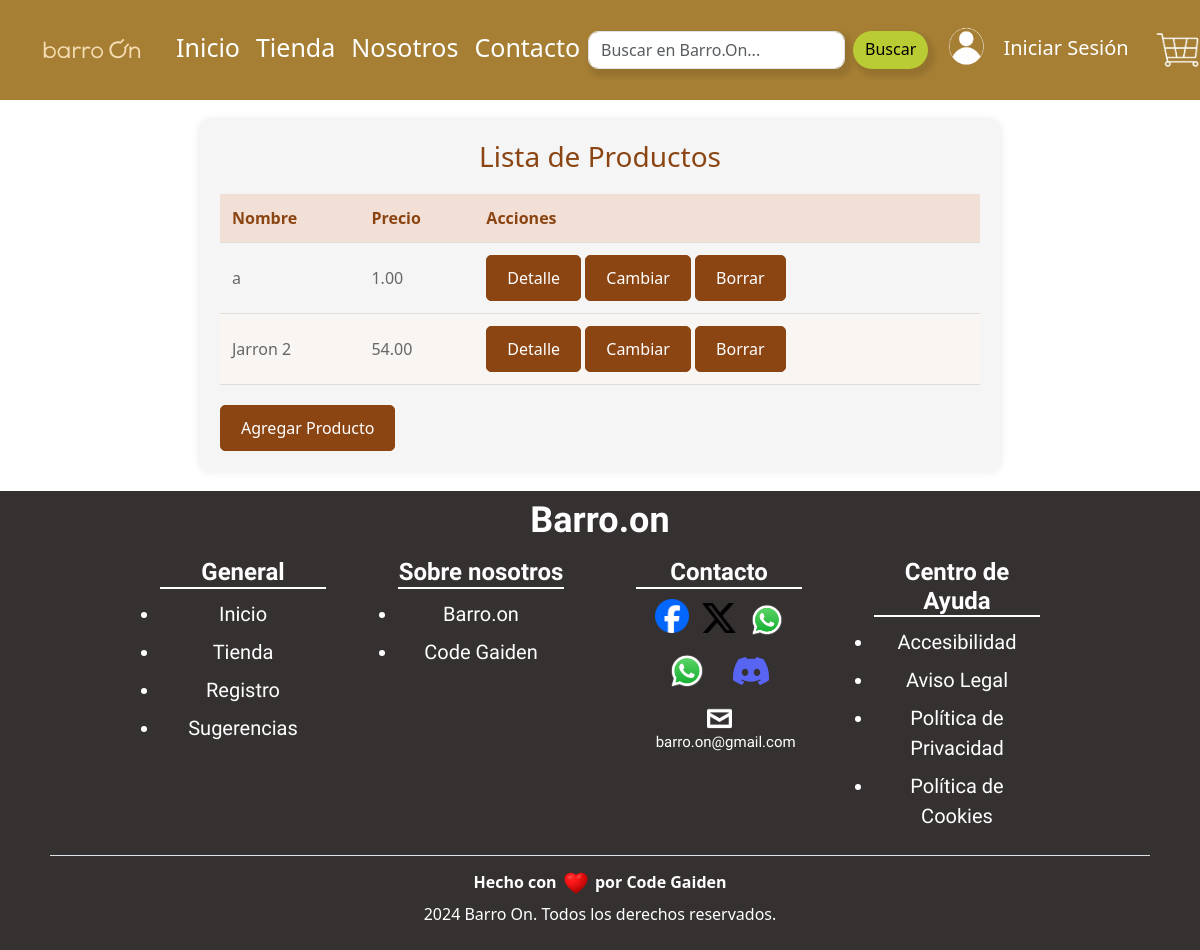
The app's page /productos/, older data.
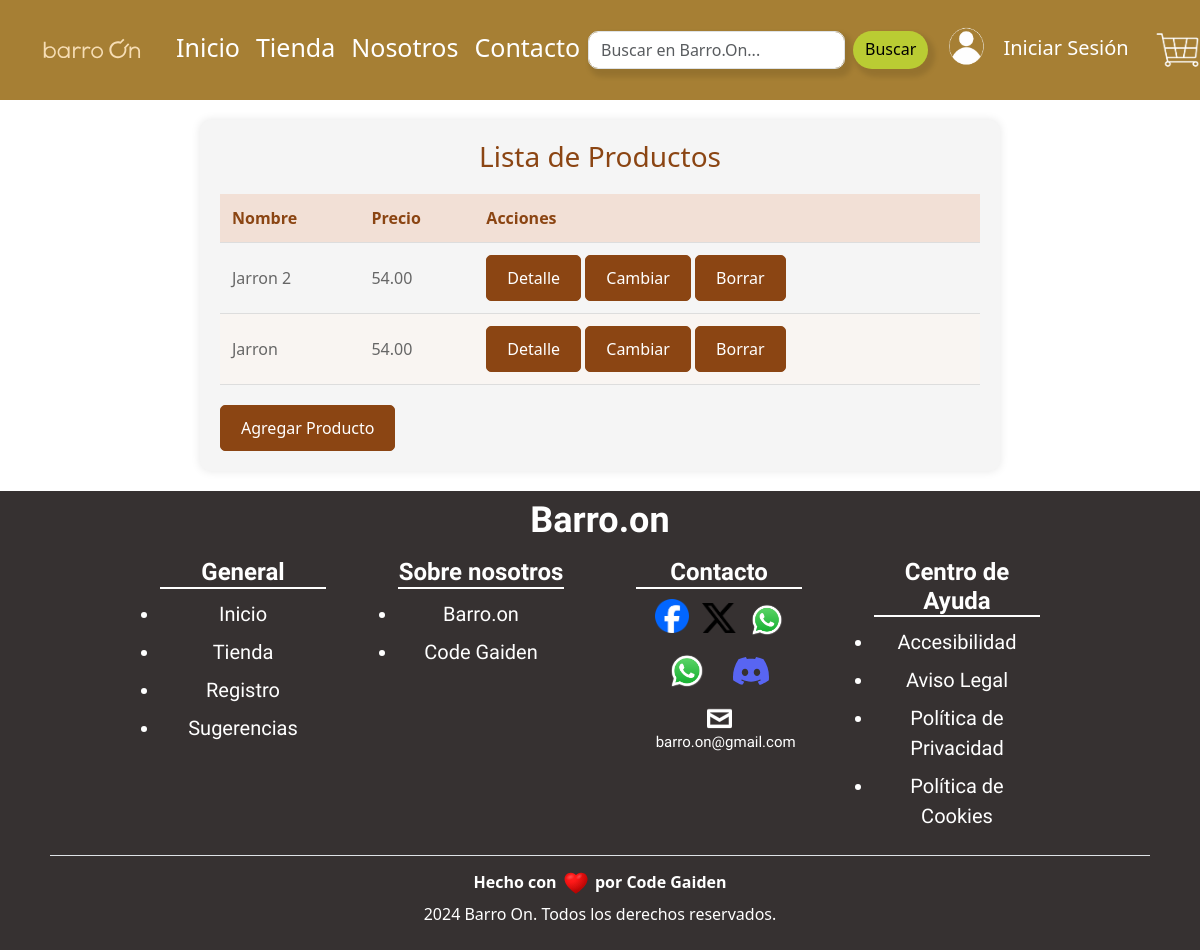
The same page, newer data.
### productos/models.py (models this page shows, shortened)
class Producto(models.Model):
    nombre = models.CharField(max_length=30)
    descripcion = models.TextField()
    precio = models.DecimalField(max_digits=10, decimal_places=2)
    cantidad = models.IntegerField()
    descuento = models.IntegerField(null=True)
    id_categoria = models.ForeignKey(Categoria, on_delete=models.CASCADE)

### productos/views.py (the view)
# urls.py: path('', views.ProductoListView.as_view(), name='productocategoria_list'),
class ProductoListView(ListView):
    model = Producto
    template_name = 'productos/productocategoria_list.html'

### productos/templates/productos/productocategoria_list.html (shortened to what this page needs)
{% extends "core/base.html" %}
{% load static %}
{% block styles %}
    <link rel="stylesheet" type="text/css" href="{% static 'styles/list.css' %}">
{% endblock %}
{% block content %}
<div class="product-container">
    <h1 class="product-title">Lista de Productos</h1>
    <table class="product-table table-striped">
        <thead>
            <tr>
                <th>Nombre</th>
                <th>Precio</th>
                <th>Acciones</th>
            </tr>
        </thead>
        <tbody>
            {% for producto in object_list %}
            <tr>
                <td>{{ producto.nombre }}</td>
                <td>{{ producto.precio }}</td>
                <td>
                    <a href="{% url 'productos:productocategoria_detail' producto.pk %}" class="product-btn">Detalle</a>
                    <a href="{% url 'productos:productocategoria_update' producto.pk %}" class="product-btn">Cambiar</a>
                    <a href="{% url 'productos:productocategoria_delete' producto.pk %}" class="product-btn">Borrar</a>
                </td>
            </tr>
            {% endfor %}
        </tbody>
    </table>
    <a href="{% url 'productos:productocategoria_create' %}" class="product-btn btn-primary">Agregar Producto</a>
</div>
{% endblock %}

### core/templates/core/base.html (shortened to what this page needs)
{% load static %}
<!DOCTYPE html>
<html lang="es">
<head>
	<link href="https://cdn.jsdelivr.net/npm/bootstrap@5.3.3/dist/css/bootstrap.min.css" rel="stylesheet"
>
	{% block styles %}{% endblock %}
	<link rel="stylesheet" type="text/css" href="{% static 'styles/fonts.css' %}">
	<link rel="stylesheet" type="text/css" href="{% static 'styles/Navbar_Footer.css' %}">
</head>
<body>
	<header>
		{% include 'core/components/navbar.html' %}
	</header>
	<main>
		{% block content %}{% endblock %}
	</main>
	<footer>
		{% include 'core/components/footer.html' %}
	</footer>
</body>
</html>

### core/templates/core/components/navbar.html (shortened to what this page needs)
{% load static %}
<nav class="navbar navbar-expand-lg navbarbg">
    <div class="container-fluid">
        <a class="navbar-brand" href={% url 'core:index' %}>
            <img src="{% static 'assets/Barron On.svg' %}" alt="Logo" width="120" height="60">
        <div class="collapse navbar-collapse" id="navbarTogglerDemo03">
            <ul class="navbar-nav me-auto mb-lg-0">
                <li class="nav-item">
                    <a href="{% url 'core:index' %}" class="nav-link active" id='navbrcolorletras'
                        aria-current="page">Inicio </a>
                </li>
                <li class="nav-item">
                    <a class="nav-link active" id='navbrcolorletras' aria-current="page"
                        href="./src/pages/tienda.html">Tienda</a>
                </li>
                <li class="nav-item">
                    <a href="{% url 'core:nosotros' %}" class="nav-link active" id='navbrcolorletras' aria-current="page"
                    >Nosotros</a>
                </li>
                <li class="nav-item">
                    <a class="nav-link active" id='navbrcolorletras' aria-current="page"
                        href="./src/pages/contacto.html">Contacto</a>
                </li>
            </ul>
            <form class="d-flex" role="buscar">
                <input class="form-control me-2" type="buscar" id="inputbusquedablanco"
                    placeholder="Buscar en Barro.On..." aria-label="Buscar">
                <button class="btn btn-outline-success" id="botonbuscarcolor" type="submit">Buscar</button>
            </form>
            {% if user.is_authenticated %}
            <form class="navbar-brand" action="{% url 'core:logout' %}" method="post" style="color: white;">
                <img src="{% static 'assets/iconoperfilnavbar.webp' %}" alt="Cerrar sesión" width="70" height="70">
                {% csrf_token %}
                <button type="submit"> Cerrar Sesión </button>
            </form>
            {% else %}
            <a class="navbar-brand" href="{% url 'core:login' %}" style="color: white;">
                <img src="{% static 'assets/iconoperfilnavbar.webp' %}" alt="Iniciar sesión / Registro" width="70"
                    height="70">
                Iniciar Sesión
            </a>
            {% endif %}
            <a class="navbar-brand" id="carritoicon" href="{% static 'src/pages/carrito.html' %}">
                <img src="{% static 'assets/iconocarritonavbar.webp' %}" alt="Carrito" width="65" height="60">
            </a>
        </div>
</nav>

### core/templates/core/components/footer.html
{% load static %}
<div class="footer-style">
    <footer class="pt-2 text-center">
        <div class="container">
            <h2 class="footer-title">Barro.on</h2>
            <div class="row justify-content-center ">
                <div class="col-6 col-md-2 my-2 text-left mx-4">
                    <h5 class="section-title">General</h5>
                    <ul class="nav flex-column list-style">
                        <li class="nav-item mb-2">
                            <a href="./index.html" class="nav-link p-0 white-link">Inicio</a>
                        </li>
                        <li class="nav-item mb-2">
                            <a href="./src/pages/tienda.html" class="nav-link p-0 white-link">Tienda</a>
                        </li>
                        <li class="nav-item mb-2">
                            <a href="#" class="nav-link p-0 white-link">Registro</a>
                        </li>
                        <li class="nav-item mb-2">
                            <a href="#" class="nav-link p-0 white-link">Sugerencias</a>
                        </li>
                    </ul>
                </div>
                <div class="col-6 col-md-2 my-2 mx-4">
                    <h5 class="section-title">Sobre nosotros</h5>
                    <ul class="nav flex-column list-style">
                        <li class="nav-item mb-2">
                            <a href="./src/pages/nosotros.html" class="nav-link p-0 white-link">Barro.on</a>
                        </li>
                        <li class="nav-item mb-2">
                            <a href="./src/pages/nosotros.html" class="nav-link p-0 white-link">Code
                            Gaiden</a>
                        </li>
                    </ul>
                </div>
                <div class="col-6 col-md-2 my-2 mx-4">
                    <h5 class="section-title">Contacto</h5>
                    <div class="row justify-content-center mb-3">
                        <div class="col-3 px-0">
                            <a href="#" class="nav-link p-0 white-link">
                                <img src="{% static 'assets/facebook_icon.png' %}"
                                alt="Link Facebook"
                                     width="34">
                            </a>
                        </div>
                        <div class="col-3 px-0 pt-1">
                            <a href="#" class="nav-link p-0 white-link">
                                <img src="{% static 'assets/x_icon.png' %}" alt="Link X" width="34">
                            </a>
                        </div>
                        <div class="col-3 px-0 pt-1">
                            <a href="#" class="nav-link p-0 white-link">
                                <img src="{% static 'assets/whatsapp_icon.png' %}"
                                alt="Link Instagram"
                                     width="34">
                            </a>
                        </div>
                    </div>
                    <div class="row justify-content-center">
                        <div class="col-4 px-0">
                            <a href="#" class="nav-link p-0 white-link">
                                <img src="{% static 'assets/whatsapp_icon.png' %}"
                                alt="Link Whatsapp"
                                     width="36">
                            </a>
                        </div>
                        <div class="col-4 px-0">
                            <a href="#" class="nav-link p-0 white-link">
                                <img src="{% static 'assets/discord_icon.svg' %}" alt="Link Discord" width="36">
                            </a>
                        </div>
                    </div>
                    <div class="row justify-content-center my-3">
                        <div class="col-3 px-0 mx-1">
                            <a href="#" class="nav-link p-0 white-link">
                                <img src="{% static 'assets/email_icon.svg' %}" alt="Icono Email" width="25">
                            </a>
                        </div>
                        <div class="col-8 px-0 mx-1">
                            <p class="white-text text">barro.on@gmail.com</p>
                        </div>
                    </div>
                </div>
                <div class="col-6 col-md-2 my-2 mx-4">
                    <h5 class="section-title">Centro de Ayuda</h5>
                    <ul class="nav flex-column list-style">
                        <li class="nav-item mb-2">
                            <a href="#" class="nav-link p-0 white-link">Accesibilidad</a>
                        </li>
                        <li class="nav-item mb-2">
                            <a href="#" class="nav-link p-0 white-link">Aviso Legal</a>
                        </li>
                        <li class="nav-item mb-2">
                            <a href="#" class="nav-link p-0 white-link">Política de Privacidad</a>
                        </li>
                        <li class="nav-item mb-2">
                            <a href="#" class="nav-link p-0 white-link">Política de Cookies</a>
                        </li>
                    </ul>
                </div>
            </div>
            <div class="d-flex flex-column align-items-center py-2 px-2 mt-2 mx-2 border-top white-border">
                <p class="mb-1 mt-1">
                    <strong>Hecho con
                        <img src="./public/assets/heart_icon.svg" alt="Icono Corazón" width="30">
                        por Code
                    Gaiden</strong>
                </p>
                <p>2024 Barro On. Todos los derechos reservados.</p>
            </div>
        </div>
    </footer>
</div>

### core/static/styles/list.css (style rules this page uses)
.product-container { margin: 20px auto; padding: 20px; background-color: #f5f5f5; border-radius: 10px; box-shadow: 0 0 10px rgba(0, 0, 0, 0.1); max-width: 800px; width: 100%; overflow: hidden; }
.product-title { font-size: 28px; margin-bottom: 20px; color: #8b4513; text-align: center; }
.product-table { width: 100%; border-collapse: collapse; margin-bottom: 20px; }
.product-table th, .product-table td { padding: 12px; text-align: left; border-bottom: 1px solid #ddd; color: #333; }
.product-table th { background-color: #f2e0d6; font-weight: bold; color: #8b4513; }
.product-table td { color: #666; }
.product-table tbody tr:nth-child(even) { background-color: #f9f5f2; }
.product-btn { display: inline-block; padding: 10px 20px; font-size: 16px; text-align: center; text-decoration: none; border-radius: 5px; background-color: #8b4513; color: #fff; border: 1px solid #8b4513; transition: background-color 0.3s ease; }

### core/static/styles/Navbar_Footer.css (style rules this page uses)
.navbarbg { background-color: #A67F34; padding: 10px 20px; }
#navbrcolorletras { color: white; flex-grow: 1; flex-basis: 250; font-size: 25px; }
#botonbuscarcolor { color: Black; background-color: #BACC33; border:none; box-shadow: 4px 5px 5px 3px rgba(0, 0, 0, 0.1); display:flex ; flex-grow: 1; flex-basis: 250; border-radius: 20px; }
#inputbusquedablanco { border-radius: 10px; box-shadow: 4px 5px 5px 3px rgba(0, 0, 0, 0.1); display:flex ; flex-grow: 1; flex-basis: 250; flex-shrink: 0; width: auto; }
.footer-style { background-color: #363131; color: white; width: 100%; height: fit-content; }
.section-title { border-bottom: 2px solid white; font-size: 24px; font-weight: 900; font-family: Ubuntu; margin-bottom: 10px; }
.footer-title { font-family: sans-serif; font-size: 36px; font-weight: bolder; font-family: Ubuntu; text-decoration: none; }
.list-style { list-style-type: disc; color: white; font-size: 20px; font-family: Ubuntu; text-decoration: none; text-align: center; }
.white-link { color: white; }
.white-text { color: white; font-size: 15px; text-align: center; font-family: Ubuntu; }
.nav-item { margin-bottom: 5px; }
.white-border { border-top: 2px solid white; }

Row changes from the older to the newer data that the page shows:
removed Producto: nombre "a", precio "1.00"
added Producto: nombre "Jarron", precio "54.00"
